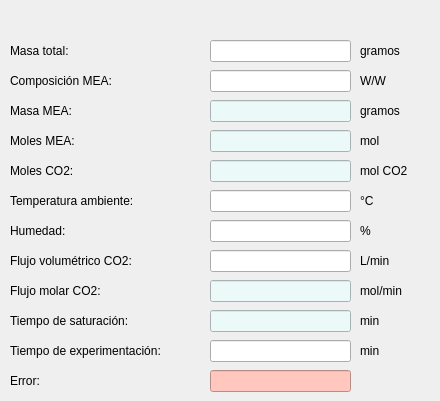
     <widget class="QWidget" name="page_saturacion">
      <widget class="QLabel" name="label_10">
       <property name="geometry">
        <rect>
         <x>10</x>
         <y>40</y>
         <width>81</width>
         <height>21</height>
        </rect>
       </property>
       <property name="font">
        <font>
         <pointsize>9</pointsize>
        </font>
       </property>
       <property name="styleSheet">
        <string notr="true">border-color: none;</string>
       </property>
       <property name="text">
        <string>Masa total:</string>
       </property>
      </widget>
      <widget class="QLabel" name="label_11">
       <property name="geometry">
        <rect>
         <x>10</x>
         <y>70</y>
         <width>131</width>
         <height>21</height>
        </rect>
       </property>
       <property name="font">
        <font>
         <pointsize>9</pointsize>
        </font>
       </property>
       <property name="styleSheet">
        <string notr="true">border-color: none;</string>
       </property>
       <property name="text">
        <string>Composición MEA:</string>
       </property>
      </widget>
      <widget class="QLabel" name="label_14">
       <property name="geometry">
        <rect>
         <x>10</x>
         <y>100</y>
         <width>91</width>
         <height>21</height>
        </rect>
       </property>
       <property name="font">
        <font>
         <pointsize>9</pointsize>
        </font>
       </property>
       <property name="styleSheet">
        <string notr="true">border-color: none;</string>
       </property>
       <property name="text">
        <string>Masa MEA:</string>
       </property>
      </widget>
      <widget class="QLabel" name="label_15">
       <property name="geometry">
        <rect>
         <x>10</x>
         <y>130</y>
         <width>91</width>
         <height>21</height>
        </rect>
       </property>
       <property name="font">
        <font>
         <pointsize>9</pointsize>
        </font>
       </property>
       <property name="styleSheet">
        <string notr="true">border-color: none;</string>
       </property>
       <property name="text">
        <string>Moles MEA:</string>
       </property>
      </widget>
      <widget class="QLabel" name="label_12">
       <property name="geometry">
        <rect>
         <x>10</x>
         <y>160</y>
         <width>81</width>
         <height>21</height>
        </rect>
       </property>
       <property name="font">
        <font>
         <pointsize>9</pointsize>
        </font>
       </property>
       <property name="styleSheet">
        <string notr="true">border-color: none;</string>
       </property>
       <property name="text">
        <string>Moles CO2:</string>
       </property>
      </widget>
      <widget class="QLabel" name="label_13">
       <property name="geometry">
        <rect>
         <x>10</x>
         <y>190</y>
         <width>161</width>
         <height>21</height>
        </rect>
       </property>
       <property name="font">
        <font>
         <pointsize>9</pointsize>
        </font>
       </property>
       <property name="styleSheet">
        <string notr="true">border-color: none;</string>
       </property>
       <property name="text">
        <string>Temperatura ambiente:</string>
       </property>
      </widget>
      <widget class="QLabel" name="label_16">
       <property name="geometry">
        <rect>
         <x>10</x>
         <y>220</y>
         <width>71</width>
         <height>21</height>
        </rect>
       </property>
       <property name="font">
        <font>
         <pointsize>9</pointsize>
        </font>
       </property>
       <property name="styleSheet">
        <string notr="true">border-color: none;</string>
       </property>
       <property name="text">
        <string>Humedad:</string>
       </property>
      </widget>
      <widget class="QLabel" name="label_17">
       <property name="geometry">
        <rect>
         <x>10</x>
         <y>250</y>
         <width>181</width>
         <height>21</height>
        </rect>
       </property>
       <property name="font">
        <font>
         <pointsize>9</pointsize>
        </font>
       </property>
       <property name="styleSheet">
        <string notr="true">border-color: none;</string>
       </property>
       <property name="text">
        <string>Flujo volumétrico CO2:</string>
       </property>
      </widget>
      <widget class="QLabel" name="label_18">
       <property name="geometry">
        <rect>
         <x>10</x>
         <y>310</y>
         <width>151</width>
         <height>21</height>
        </rect>
       </property>
       <property name="font">
        <font>
         <pointsize>9</pointsize>
        </font>
       </property>
       <property name="styleSheet">
        <string notr="true">border-color: none;</string>
       </property>
       <property name="text">
        <string>Tiempo de saturación:</string>
       </property>
      </widget>
      <widget class="QLabel" name="label_19">
       <property name="geometry">
        <rect>
         <x>10</x>
         <y>340</y>
         <width>191</width>
         <height>21</height>
        </rect>
       </property>
       <property name="font">
        <font>
         <pointsize>9</pointsize>
        </font>
       </property>
       <property name="styleSheet">
        <string notr="true">border-color: none;</string>
       </property>
       <property name="text">
        <string>Tiempo de experimentación:</string>
       </property>
      </widget>
      <widget class="QLabel" name="label_20">
       <property name="geometry">
        <rect>
         <x>10</x>
         <y>370</y>
         <width>71</width>
         <height>21</height>
        </rect>
       </property>
       <property name="font">
        <font>
         <pointsize>9</pointsize>
        </font>
       </property>
       <property name="styleSheet">
        <string notr="true">border-color: none;</string>
       </property>
       <property name="text">
        <string>Error:</string>
       </property>
      </widget>
      <widget class="QLabel" name="label_21">
       <property name="geometry">
        <rect>
         <x>360</x>
         <y>40</y>
         <width>71</width>
         <height>21</height>
        </rect>
       </property>
       <property name="font">
        <font>
         <pointsize>9</pointsize>
        </font>
       </property>
       <property name="styleSheet">
        <string notr="true">border-color: none;</string>
       </property>
       <property name="text">
        <string>gramos</string>
       </property>
      </widget>
      <widget class="QLabel" name="label_22">
       <property name="geometry">
        <rect>
         <x>360</x>
         <y>70</y>
         <width>71</width>
         <height>21</height>
        </rect>
       </property>
       <property name="font">
        <font>
         <pointsize>9</pointsize>
        </font>
       </property>
       <property name="styleSheet">
        <string notr="true">border-color: none;</string>
       </property>
       <property name="text">
        <string>W/W</string>
       </property>
      </widget>
      <widget class="QLabel" name="label_23">
       <property name="geometry">
        <rect>
         <x>360</x>
         <y>100</y>
         <width>71</width>
         <height>21</height>
        </rect>
       </property>
       <property name="font">
        <font>
         <pointsize>9</pointsize>
        </font>
       </property>
       <property name="styleSheet">
        <string notr="true">border-color: none;</string>
       </property>
       <property name="text">
        <string>gramos</string>
       </property>
      </widget>
      <widget class="QLabel" name="label_24">
       <property name="geometry">
        <rect>
         <x>360</x>
         <y>130</y>
         <width>71</width>
         <height>21</height>
        </rect>
       </property>
       <property name="font">
        <font>
         <pointsize>9</pointsize>
        </font>
       </property>
       <property name="styleSheet">
        <string notr="true">border-color: none;</string>
       </property>
       <property name="text">
        <string>mol</string>
       </property>
      </widget>
      <widget class="QLabel" name="label_25">
       <property name="geometry">
        <rect>
         <x>360</x>
         <y>160</y>
         <width>71</width>
         <height>21</height>
        </rect>
       </property>
       <property name="font">
        <font>
         <pointsize>9</pointsize>
        </font>
       </property>
       <property name="styleSheet">
        <string notr="true">border-color: none;</string>
       </property>
       <property name="text">
        <string>mol CO2</string>
       </property>
      </widget>
      <widget class="QLabel" name="label_26">
       <property name="geometry">
        <rect>
         <x>360</x>
         <y>190</y>
         <width>71</width>
         <height>21</height>
        </rect>
       </property>
       <property name="font">
        <font>
         <pointsize>9</pointsize>
        </font>
       </property>
       <property name="styleSheet">
        <string notr="true">border-color: none;</string>
       </property>
       <property name="text">
        <string>°C</string>
       </property>
      </widget>
      <widget class="QLabel" name="label_27">
       <property name="geometry">
        <rect>
         <x>360</x>
         <y>220</y>
         <width>71</width>
         <height>21</height>
        </rect>
       </property>
       <property name="font">
        <font>
         <pointsize>9</pointsize>
        </font>
       </property>
       <property name="styleSheet">
        <string notr="true">border-color: none;</string>
       </property>
       <property name="text">
        <string>%</string>
       </property>
      </widget>
      <widget class="QLabel" name="label_28">
       <property name="geometry">
        <rect>
         <x>360</x>
         <y>250</y>
         <width>71</width>
         <height>21</height>
        </rect>
       </property>
       <property name="font">
        <font>
         <pointsize>9</pointsize>
        </font>
       </property>
       <property name="styleSheet">
        <string notr="true">border-color: none;</string>
       </property>
       <property name="text">
        <string>L/min</string>
       </property>
      </widget>
      <widget class="QLabel" name="label_29">
       <property name="geometry">
        <rect>
         <x>360</x>
         <y>280</y>
         <width>71</width>
         <height>21</height>
        </rect>
       </property>
       <property name="font">
        <font>
         <pointsize>9</pointsize>
        </font>
       </property>
       <property name="styleSheet">
        <string notr="true">border-color: none;</string>
       </property>
       <property name="text">
        <string>mol/min</string>
       </property>
      </widget>
      <widget class="QLabel" name="label_30">
       <property name="geometry">
        <rect>
         <x>360</x>
         <y>310</y>
         <width>71</width>
         <height>21</height>
        </rect>
       </property>
       <property name="font">
        <font>
         <pointsize>9</pointsize>
        </font>
       </property>
       <property name="styleSheet">
        <string notr="true">border-color: none;</string>
       </property>
       <property name="text">
        <string>min</string>
       </property>
      </widget>
      <widget class="QLineEdit" name="txt_ms_total">
       <property name="geometry">
        <rect>
         <x>210</x>
         <y>40</y>
         <width>141</width>
         <height>22</height>
        </rect>
       </property>
      </widget>
      <widget class="QLineEdit" name="txt_mea_composition">
       <property name="geometry">
        <rect>
         <x>210</x>
         <y>70</y>
         <width>141</width>
         <height>22</height>
        </rect>
       </property>
      </widget>
      <widget class="QLineEdit" name="txt_ms_mea">
       <property name="geometry">
        <rect>
         <x>210</x>
         <y>100</y>
         <width>141</width>
         <height>22</height>
        </rect>
       </property>
       <property name="styleSheet">
        <string notr="true">background-color: rgb(235,249,249)</string>
       </property>
      </widget>
      <widget class="QLineEdit" name="txt_mol_mea">
       <property name="geometry">
        <rect>
         <x>210</x>
         <y>130</y>
         <width>141</width>
         <height>22</height>
        </rect>
       </property>
       <property name="styleSheet">
        <string notr="true">background-color: rgb(235,249,249)</string>
       </property>
      </widget>
      <widget class="QLineEdit" name="txt_moles_co_dos">
       <property name="geometry">
        <rect>
         <x>210</x>
         <y>160</y>
         <width>141</width>
         <height>22</height>
        </rect>
       </property>
       <property name="styleSheet">
        <string notr="true">background-color: rgb(235,249,249)</string>
       </property>
      </widget>
      <widget class="QLineEdit" name="txt_temp_ambiente">
       <property name="geometry">
        <rect>
         <x>210</x>
         <y>190</y>
         <width>141</width>
         <height>22</height>
        </rect>
       </property>
      </widget>
      <widget class="QLineEdit" name="txt_humedad">
       <property name="geometry">
        <rect>
         <x>210</x>
         <y>220</y>
         <width>141</width>
         <height>22</height>
        </rect>
       </property>
      </widget>
      <widget class="QLineEdit" name="txt_flujo_vco_dos">
       <property name="geometry">
        <rect>
         <x>210</x>
         <y>250</y>
         <width>141</width>
         <height>22</height>
        </rect>
       </property>
      </widget>
      <widget class="QLineEdit" name="txt_flujo_molar_co_dos">
       <property name="geometry">
        <rect>
         <x>210</x>
         <y>280</y>
         <width>141</width>
         <height>22</height>
        </rect>
       </property>
       <property name="styleSheet">
        <string notr="true">background-color: rgb(235,249,249)</string>
       </property>
      </widget>
      <widget class="QLineEdit" name="txt_temp_saturation">
       <property name="geometry">
        <rect>
         <x>210</x>
         <y>310</y>
         <width>141</width>
         <height>22</height>
        </rect>
       </property>
       <property name="styleSheet">
        <string notr="true">background-color: rgb(235,249,249)</string>
       </property>
      </widget>
      <widget class="QLineEdit" name="txt_temp_exp">
       <property name="geometry">
        <rect>
         <x>210</x>
         <y>340</y>
         <width>141</width>
         <height>22</height>
        </rect>
       </property>
      </widget>
      <widget class="QLabel" name="label_56">
       <property name="geometry">
        <rect>
         <x>10</x>
         <y>280</y>
         <width>181</width>
         <height>21</height>
        </rect>
       </property>
       <property name="font">
        <font>
         <pointsize>9</pointsize>
        </font>
       </property>
       <property name="styleSheet">
        <string notr="true">border-color: none;</string>
       </property>
       <property name="text">
        <string>Flujo molar CO2:</string>
       </property>
      </widget>
      <widget class="QLabel" name="label_57">
       <property name="geometry">
        <rect>
         <x>360</x>
         <y>340</y>
         <width>71</width>
         <height>21</height>
        </rect>
       </property>
       <property name="font">
        <font>
         <pointsize>9</pointsize>
        </font>
       </property>
       <property name="styleSheet">
        <string notr="true">border-color: none;</string>
       </property>
       <property name="text">
        <string>min</string>
       </property>
      </widget>
      <widget class="QLineEdit" name="txt_error">
       <property name="geometry">
        <rect>
         <x>210</x>
         <y>370</y>
         <width>141</width>
         <height>22</height>
        </rect>
       </property>
       <property name="styleSheet">
        <string notr="true">background-color: rgb(255,199,190)</string>
       </property>
      </widget>
     </widget>
